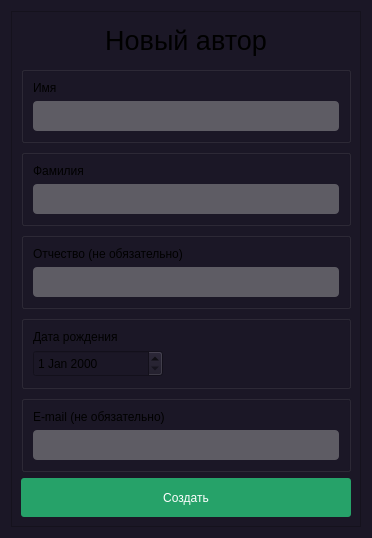
<?xml version="1.0" encoding="UTF-8"?>
<ui version="4.0">
 <class>Dialog</class>
 <widget class="QDialog" name="Dialog">
  <property name="geometry">
   <rect>
    <x>0</x>
    <y>0</y>
    <width>372</width>
    <height>538</height>
   </rect>
  </property>
  <property name="windowTitle">
   <string>Create Author</string>
  </property>
  <property name="styleSheet">
   <string notr="true">background-color: rgb(27, 23, 38);</string>
  </property>
  <layout class="QVBoxLayout" name="verticalLayout">
   <item>
    <widget class="QFrame" name="frame">
     <property name="styleSheet">
      <string notr="true">QFrame {
	color: #FFFFFF;
};</string>
     </property>
     <property name="frameShape">
      <enum>QFrame::StyledPanel</enum>
     </property>
     <property name="frameShadow">
      <enum>QFrame::Raised</enum>
     </property>
     <layout class="QVBoxLayout" name="verticalLayout_7">
      <item>
       <widget class="QLabel" name="label">
        <property name="maximumSize">
         <size>
          <width>16777215</width>
          <height>50</height>
         </size>
        </property>
        <property name="autoFillBackground">
         <bool>false</bool>
        </property>
        <property name="styleSheet">
         <string notr="true">QLabel {
	font-size: 20pt;
	text-align: center;
}</string>
        </property>
        <property name="text">
         <string>Новый автор</string>
        </property>
        <property name="alignment">
         <set>Qt::AlignCenter</set>
        </property>
       </widget>
      </item>
      <item>
       <widget class="QGroupBox" name="groupBox">
        <property name="title">
         <string/>
        </property>
        <layout class="QVBoxLayout" name="verticalLayout_2">
         <item>
          <widget class="QLabel" name="label_2">
           <property name="text">
            <string>Имя</string>
           </property>
          </widget>
         </item>
         <item>
          <widget class="QLineEdit" name="lineEdit">
           <property name="minimumSize">
            <size>
             <width>0</width>
             <height>30</height>
            </size>
           </property>
           <property name="styleSheet">
            <string notr="true">QLineEdit {
	background-color: rgb(94, 92, 100);
	border-radius: 4px;
	color: #FFFFFF;
	padding-left: 3px;
	padding-right: 3px;
}</string>
           </property>
           <property name="text">
            <string/>
           </property>
          </widget>
         </item>
        </layout>
       </widget>
      </item>
      <item>
       <widget class="QGroupBox" name="groupBox_2">
        <property name="title">
         <string/>
        </property>
        <layout class="QVBoxLayout" name="verticalLayout_3">
         <item>
          <widget class="QLabel" name="label_3">
           <property name="text">
            <string>Фамилия</string>
           </property>
          </widget>
         </item>
         <item>
          <widget class="QLineEdit" name="lineEdit_3">
           <property name="minimumSize">
            <size>
             <width>0</width>
             <height>30</height>
            </size>
           </property>
           <property name="styleSheet">
            <string notr="true">QLineEdit {
	background-color: rgb(94, 92, 100);
	border-radius: 4px;
	color: #FFFFFF;
	padding-left: 3px;
	padding-right: 3px;
}</string>
           </property>
           <property name="text">
            <string/>
           </property>
          </widget>
         </item>
        </layout>
       </widget>
      </item>
      <item>
       <widget class="QGroupBox" name="groupBox_5">
        <property name="title">
         <string/>
        </property>
        <layout class="QVBoxLayout" name="verticalLayout_6">
         <item>
          <widget class="QLabel" name="label_6">
           <property name="text">
            <string>Отчество (не обязательно)</string>
           </property>
          </widget>
         </item>
         <item>
          <widget class="QLineEdit" name="lineEdit_4">
           <property name="minimumSize">
            <size>
             <width>0</width>
             <height>30</height>
            </size>
           </property>
           <property name="styleSheet">
            <string notr="true">QLineEdit {
	background-color: rgb(94, 92, 100);
	border-radius: 4px;
	color: #FFFFFF;
	padding-left: 3px;
	padding-right: 3px;
}</string>
           </property>
           <property name="text">
            <string/>
           </property>
          </widget>
         </item>
        </layout>
       </widget>
      </item>
      <item>
       <widget class="QGroupBox" name="groupBox_3">
        <property name="title">
         <string/>
        </property>
        <layout class="QVBoxLayout" name="verticalLayout_4">
         <item>
          <widget class="QLabel" name="label_4">
           <property name="text">
            <string>Дата рождения</string>
           </property>
          </widget>
         </item>
         <item>
          <widget class="QDateEdit" name="dateEdit">
           <property name="minimumSize">
            <size>
             <width>130</width>
             <height>27</height>
            </size>
           </property>
           <property name="maximumSize">
            <size>
             <width>130</width>
             <height>27</height>
            </size>
           </property>
           <property name="styleSheet">
            <string notr="true">QDateEdit {
	color: #FFFFFF;
	background-color: rgb(61, 56, 70);
	border-radius: 4px;
};</string>
           </property>
          </widget>
         </item>
        </layout>
       </widget>
      </item>
      <item>
       <widget class="QGroupBox" name="groupBox_6">
        <property name="title">
         <string/>
        </property>
        <layout class="QVBoxLayout" name="verticalLayout_8">
         <item>
          <widget class="QLabel" name="label_7">
           <property name="text">
            <string>E-mail (не обязательно)</string>
           </property>
          </widget>
         </item>
         <item>
          <widget class="QLineEdit" name="lineEdit_5">
           <property name="minimumSize">
            <size>
             <width>0</width>
             <height>30</height>
            </size>
           </property>
           <property name="styleSheet">
            <string notr="true">QLineEdit {
	background-color: rgb(94, 92, 100);
	border-radius: 4px;
	color: #FFFFFF;
	padding-left: 3px;
	padding-right: 3px;
}</string>
           </property>
           <property name="text">
            <string/>
           </property>
          </widget>
         </item>
        </layout>
       </widget>
      </item>
      <item>
       <widget class="QPushButton" name="addButton_6">
        <property name="sizePolicy">
         <sizepolicy hsizetype="Minimum" vsizetype="Minimum">
          <horstretch>0</horstretch>
          <verstretch>0</verstretch>
         </sizepolicy>
        </property>
        <property name="maximumSize">
         <size>
          <width>16777215</width>
          <height>40</height>
         </size>
        </property>
        <property name="cursor">
         <cursorShape>PointingHandCursor</cursorShape>
        </property>
        <property name="styleSheet">
         <string notr="true">QPushButton {
	background-color: rgb(38, 162, 105);
	border-radius: 3px;
	height: 35px;
	color: #FFFFFF;
}
QPushButton:hover {
	background-color: rgb(44, 186, 119);
}</string>
        </property>
        <property name="text">
         <string>Создать</string>
        </property>
       </widget>
      </item>
     </layout>
    </widget>
   </item>
  </layout>
 </widget>
 <resources/>
 <connections/>
</ui>
